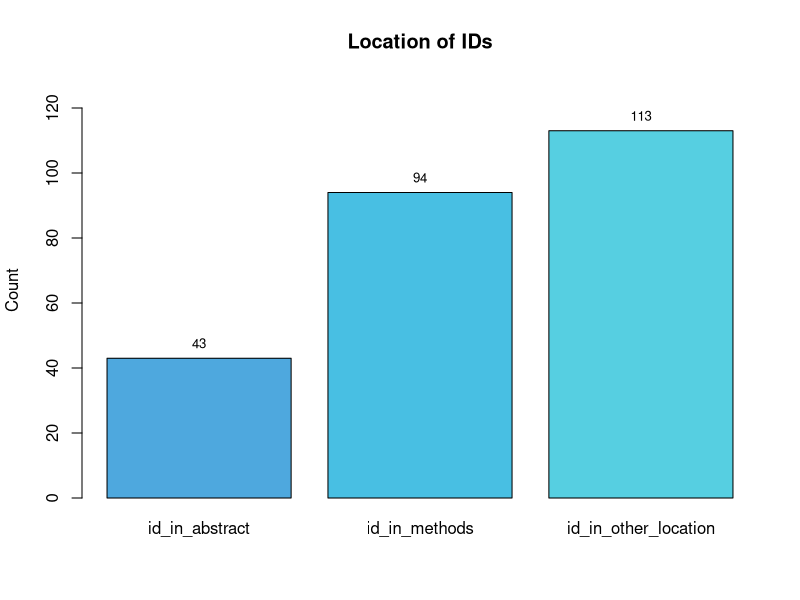
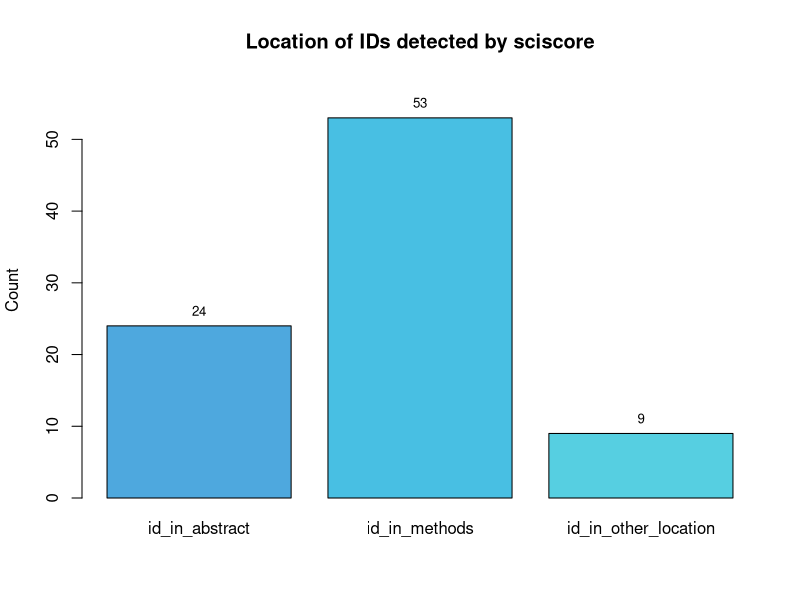
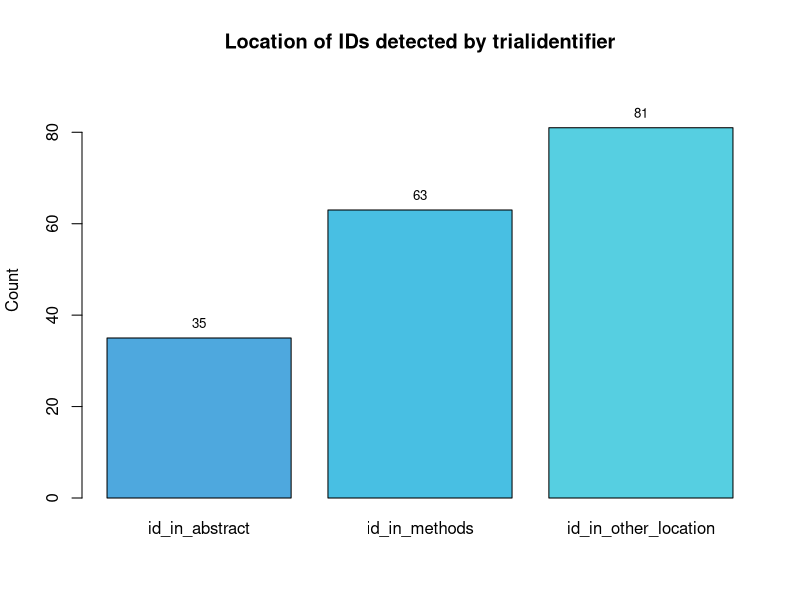
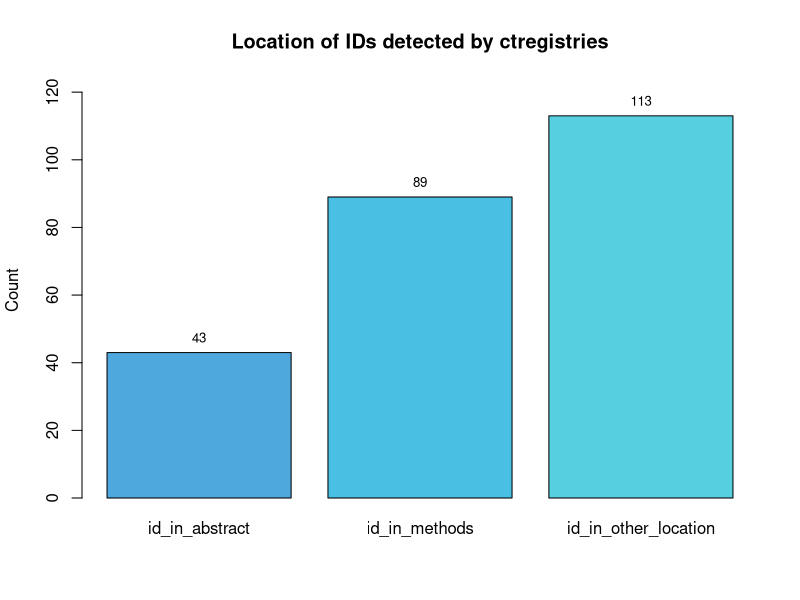
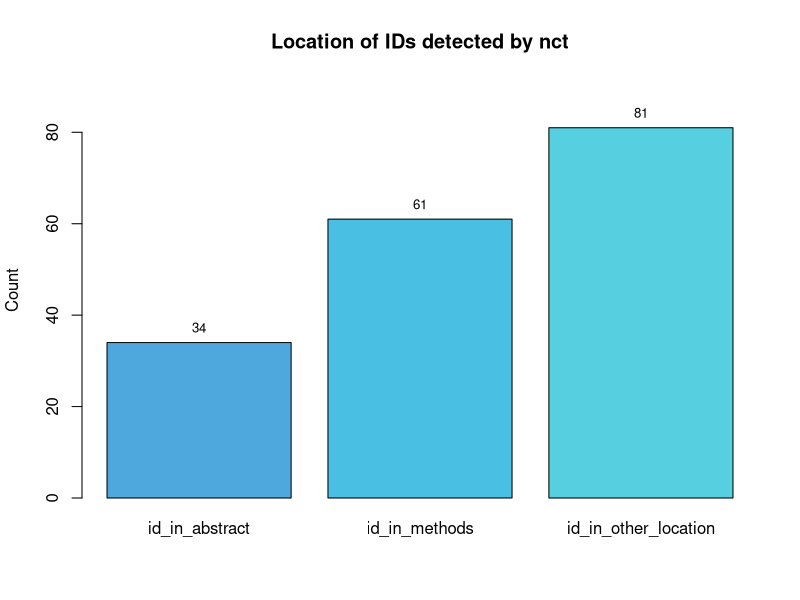

The R script that drew these images, in order:
## ---- chunk 1

library(readr)
library(dplyr)
library(ggplot2)
library(here)
## ---- chunk 2

#load dataset
data <- read_csv(here("testing", "regset.csv"))

#general overview
table(data$id_type_group)
## ---- chunk 3

trn <- subset(data, data$id_type %in% c("ctgov", "umin", "drks", "irct", "chictr", 
                                        "isrctn","ctri", "eudract", "actrn", "jrct", 
                                        "kct", "ntr", "pactr"))

table(trn$id_type)
## ---- chunk 4

protocol <- subset(data, data$id_type %in% c("protocols_io"))

table(protocol$id_type)
## ---- chunk 5

false_positive <- subset(data, data$id_type %in% c("catalogue_id", "datapoint", 
                                                   "drug_id", "funding_id", "medical_acronym",
                                                   "medical_device"))

table(false_positive$id_type)
## ---- chunk 6

# Select only the three columns of interest
location <- data[, c("id_in_abstract", "id_in_methods", "id_in_other_location")]

# Count TRUE values for each selected variable
count_true <- colSums(location)

#select custom colors
custom_palette <- colorRampPalette(c("#4EA8DE", "#48BFE3", "#56CFE1"))

#create barplot
barplot(count_true, names.arg = colnames(location), 
        col = custom_palette(length(count_true)),
        main = "Location of IDs",
        ylab = "Count", ylim = c(0, max(count_true) + 15))

# Calculate the midpoints of the bars
bar_midpoints <- barplot(count_true, plot = FALSE)

# Add total count labels on each column (centered)
text(bar_midpoints, count_true, labels = count_true, pos = 3, col = "black", cex = 0.8)
## ---- chunk 7
table(data$other_location)
## ---- chunk 8
table(data$paper_is_research_article)
## ---- chunk 9

table(data$tools_agree)
## ---- chunk 10
table(data$tools_agree, data$id_type_group)
## ---- chunk 11
#subset of sciscore_hit = TRUE
sciscore <- subset(data, data$sciscore_hit %in% c("TRUE"))

table(sciscore$id_type_group)
table(sciscore$id_type)
## ---- chunk 12

# Select only the three columns of interest
location_analysis1 <- sciscore[, c("id_in_abstract", "id_in_methods", 
                                 "id_in_other_location")]

# Count TRUE values for each selected variable
count_true <- colSums(location_analysis1)

#create barplot
barplot(count_true, names.arg = colnames(location_analysis1), 
        col = custom_palette(length(count_true)), 
        main = "Location of IDs detected by sciscore", ylab = "Count",
        ylim = c(0, max(count_true) + 5))

#calculate midpoints of bars
bar_midpoints <- barplot(count_true, plot = FALSE)

#add total count
text(bar_midpoints, count_true, labels = count_true, pos = 3, col = "black", cex = 0.8)
## ---- chunk 13
#subset of trialidentifier_hit = TRUE
trialidentifier <- subset(data, data$trialidentifier_hit %in% c("TRUE"))

table(trialidentifier$id_type_group)
table(trialidentifier$id_type)
## ---- chunk 14

# Select only the three columns of interest
location_analysis2 <- trialidentifier[, c("id_in_abstract", "id_in_methods", 
                                 "id_in_other_location")]

# Count TRUE values for each selected variable
count_true <- colSums(location_analysis2)

#create barplot
barplot(count_true, names.arg = colnames(location_analysis2), 
        col = custom_palette(length(count_true)), 
        main = "Location of IDs detected by trialidentifier", ylab = "Count",
        ylim = c(0, max(count_true) + 10))

#calculate midpoints of bars
bar_midpoints <- barplot(count_true, plot = FALSE)

#add total count
text(bar_midpoints, count_true, labels = count_true, pos = 3, col = "black", cex = 0.8)
## ---- chunk 15
#subset of ctregistries_hit = TRUE
ctregistries <- subset(data, data$ctregistries_hit %in% c("TRUE"))

table(ctregistries$id_type_group)
## ---- chunk 16

ctregistries_trn <- subset(data, data$id_type %in% c("ctgov", "umin", "drks", "irct",
                                                     "chictr", "isrctn","ctri", 
                                                     "eudract", "actrn", "jrct", 
                                                     "kct", "ntr", "pactr"))

table(ctregistries_trn$id_type)
## ---- chunk 17

# Select only the three columns of interest
location_analysis3 <- ctregistries[, c("id_in_abstract", "id_in_methods", 
                                 "id_in_other_location")]

# Count TRUE values for each selected variable
count_true <- colSums(location_analysis3)

#create barplot
barplot(count_true, names.arg = colnames(location_analysis3), 
        col = custom_palette(length(count_true)), 
        main = "Location of IDs detected by ctregistries", ylab = "Count",
        ylim = c(0, max(count_true) + 10))

#calculate midpoints of bars
bar_midpoints <- barplot(count_true, plot = FALSE)

#add total count
text(bar_midpoints, count_true, labels = count_true, pos = 3, col = "black", cex = 0.8)
## ---- chunk 18
#subset of nct_hit = TRUE
nct <- subset(data, data$nct_hit %in% c("TRUE"))

table(nct$id_type_group)
table(nct$id_type)
## ---- chunk 19

# Select only the three columns of interest
location_analysis4 <- nct[, c("id_in_abstract", "id_in_methods", 
                                 "id_in_other_location")]

# Count TRUE values for each selected variable
count_true <- colSums(location_analysis4)

#create barplot
barplot(count_true, names.arg = colnames(location_analysis4), 
        col = custom_palette(length(count_true)), 
        main = "Location of IDs detected by nct", ylab = "Count",
        ylim = c(0, max(count_true) + 10))

#calculate midpoints of bars
bar_midpoints <- barplot(count_true, plot = FALSE)

#add total count
text(bar_midpoints, count_true, labels = count_true, pos = 3, col = "black", cex = 0.8)
